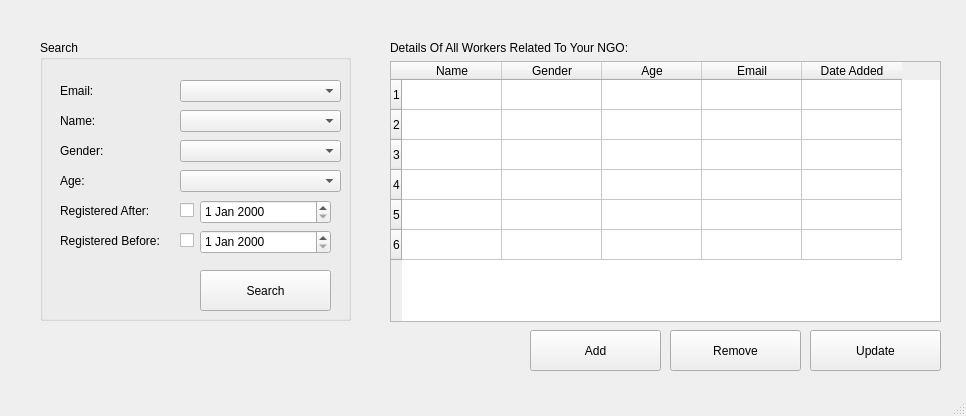
<?xml version="1.0" encoding="UTF-8"?>
<ui version="4.0">
 <class>MainWindow</class>
 <widget class="QMainWindow" name="MainWindow">
  <property name="geometry">
   <rect>
    <x>0</x>
    <y>0</y>
    <width>966</width>
    <height>416</height>
   </rect>
  </property>
  <property name="windowTitle">
   <string>MainWindow</string>
  </property>
  <widget class="QWidget" name="centralwidget">
   <widget class="QTableWidget" name="workerDetails">
    <property name="geometry">
     <rect>
      <x>390</x>
      <y>61</y>
      <width>551</width>
      <height>261</height>
     </rect>
    </property>
    <property name="rowCount">
     <number>6</number>
    </property>
    <row/>
    <row/>
    <row/>
    <row/>
    <row/>
    <row/>
    <column>
     <property name="text">
      <string>Name</string>
     </property>
    </column>
    <column>
     <property name="text">
      <string>Gender</string>
     </property>
    </column>
    <column>
     <property name="text">
      <string>Age</string>
     </property>
    </column>
    <column>
     <property name="text">
      <string>Email</string>
     </property>
    </column>
    <column>
     <property name="text">
      <string>Date Added</string>
     </property>
    </column>
   </widget>
   <widget class="QPushButton" name="addWorkerBtn">
    <property name="geometry">
     <rect>
      <x>530</x>
      <y>330</y>
      <width>131</width>
      <height>41</height>
     </rect>
    </property>
    <property name="text">
     <string>Add</string>
    </property>
   </widget>
   <widget class="QPushButton" name="removeWorkerBtn">
    <property name="geometry">
     <rect>
      <x>670</x>
      <y>330</y>
      <width>131</width>
      <height>41</height>
     </rect>
    </property>
    <property name="text">
     <string>Remove</string>
    </property>
   </widget>
   <widget class="QPushButton" name="updateWorkerBtn">
    <property name="geometry">
     <rect>
      <x>810</x>
      <y>330</y>
      <width>131</width>
      <height>41</height>
     </rect>
    </property>
    <property name="text">
     <string>Update</string>
    </property>
   </widget>
   <widget class="QLabel" name="label">
    <property name="geometry">
     <rect>
      <x>390</x>
      <y>40</y>
      <width>281</width>
      <height>16</height>
     </rect>
    </property>
    <property name="text">
     <string>Details Of All Workers Related To Your NGO:</string>
    </property>
   </widget>
   <widget class="QGroupBox" name="groupBox_3">
    <property name="geometry">
     <rect>
      <x>40</x>
      <y>40</y>
      <width>311</width>
      <height>281</height>
     </rect>
    </property>
    <property name="title">
     <string>Search</string>
    </property>
    <widget class="QLabel" name="label_5">
     <property name="geometry">
      <rect>
       <x>20</x>
       <y>20</y>
       <width>51</width>
       <height>21</height>
      </rect>
     </property>
     <property name="font">
      <font>
       <pointsize>9</pointsize>
       <weight>50</weight>
       <bold>false</bold>
      </font>
     </property>
     <property name="text">
      <string/>
     </property>
    </widget>
    <widget class="QComboBox" name="emailCombobox">
     <property name="geometry">
      <rect>
       <x>140</x>
       <y>40</y>
       <width>161</width>
       <height>22</height>
      </rect>
     </property>
     <item>
      <property name="text">
       <string/>
      </property>
     </item>
    </widget>
    <widget class="QComboBox" name="nameCombobox">
     <property name="geometry">
      <rect>
       <x>140</x>
       <y>70</y>
       <width>161</width>
       <height>22</height>
      </rect>
     </property>
     <item>
      <property name="text">
       <string/>
      </property>
     </item>
    </widget>
    <widget class="QComboBox" name="genderCombobox">
     <property name="geometry">
      <rect>
       <x>140</x>
       <y>100</y>
       <width>161</width>
       <height>22</height>
      </rect>
     </property>
     <item>
      <property name="text">
       <string/>
      </property>
     </item>
     <item>
      <property name="text">
       <string>Male</string>
      </property>
     </item>
     <item>
      <property name="text">
       <string>Female</string>
      </property>
     </item>
    </widget>
    <widget class="QComboBox" name="ageCombobox">
     <property name="geometry">
      <rect>
       <x>140</x>
       <y>130</y>
       <width>161</width>
       <height>22</height>
      </rect>
     </property>
     <item>
      <property name="text">
       <string/>
      </property>
     </item>
     <item>
      <property name="text">
       <string>&lt; 20</string>
      </property>
     </item>
     <item>
      <property name="text">
       <string>&lt; 30</string>
      </property>
     </item>
     <item>
      <property name="text">
       <string>&lt; 40</string>
      </property>
     </item>
     <item>
      <property name="text">
       <string>&lt; 50</string>
      </property>
     </item>
    </widget>
    <widget class="QPushButton" name="searchWorkerBtn">
     <property name="geometry">
      <rect>
       <x>160</x>
       <y>230</y>
       <width>131</width>
       <height>41</height>
      </rect>
     </property>
     <property name="text">
      <string>Search</string>
     </property>
    </widget>
    <widget class="QLabel" name="label_4">
     <property name="geometry">
      <rect>
       <x>20</x>
       <y>40</y>
       <width>47</width>
       <height>21</height>
      </rect>
     </property>
     <property name="text">
      <string>Email:</string>
     </property>
    </widget>
    <widget class="QLabel" name="label_6">
     <property name="geometry">
      <rect>
       <x>20</x>
       <y>70</y>
       <width>47</width>
       <height>21</height>
      </rect>
     </property>
     <property name="text">
      <string>Name:</string>
     </property>
    </widget>
    <widget class="QLabel" name="label_7">
     <property name="geometry">
      <rect>
       <x>20</x>
       <y>100</y>
       <width>51</width>
       <height>21</height>
      </rect>
     </property>
     <property name="text">
      <string>Gender:</string>
     </property>
    </widget>
    <widget class="QLabel" name="label_8">
     <property name="geometry">
      <rect>
       <x>20</x>
       <y>130</y>
       <width>47</width>
       <height>21</height>
      </rect>
     </property>
     <property name="text">
      <string>Age:</string>
     </property>
    </widget>
    <widget class="QLabel" name="label_9">
     <property name="geometry">
      <rect>
       <x>20</x>
       <y>160</y>
       <width>111</width>
       <height>21</height>
      </rect>
     </property>
     <property name="text">
      <string>Registered After:</string>
     </property>
    </widget>
    <widget class="QDateEdit" name="fromDateEdit">
     <property name="geometry">
      <rect>
       <x>160</x>
       <y>160</y>
       <width>131</width>
       <height>24</height>
      </rect>
     </property>
    </widget>
    <widget class="QDateEdit" name="toDateEdit">
     <property name="geometry">
      <rect>
       <x>160</x>
       <y>190</y>
       <width>131</width>
       <height>24</height>
      </rect>
     </property>
    </widget>
    <widget class="QLabel" name="label_10">
     <property name="geometry">
      <rect>
       <x>20</x>
       <y>190</y>
       <width>121</width>
       <height>21</height>
      </rect>
     </property>
     <property name="text">
      <string>Registered Before:</string>
     </property>
    </widget>
    <widget class="QCheckBox" name="fromCheckbox">
     <property name="geometry">
      <rect>
       <x>140</x>
       <y>160</y>
       <width>21</width>
       <height>20</height>
      </rect>
     </property>
     <property name="text">
      <string/>
     </property>
    </widget>
    <widget class="QCheckBox" name="toCheckbox">
     <property name="geometry">
      <rect>
       <x>140</x>
       <y>190</y>
       <width>21</width>
       <height>20</height>
      </rect>
     </property>
     <property name="text">
      <string/>
     </property>
    </widget>
   </widget>
  </widget>
  <widget class="QStatusBar" name="statusbar"/>
 </widget>
 <resources/>
 <connections/>
</ui>
